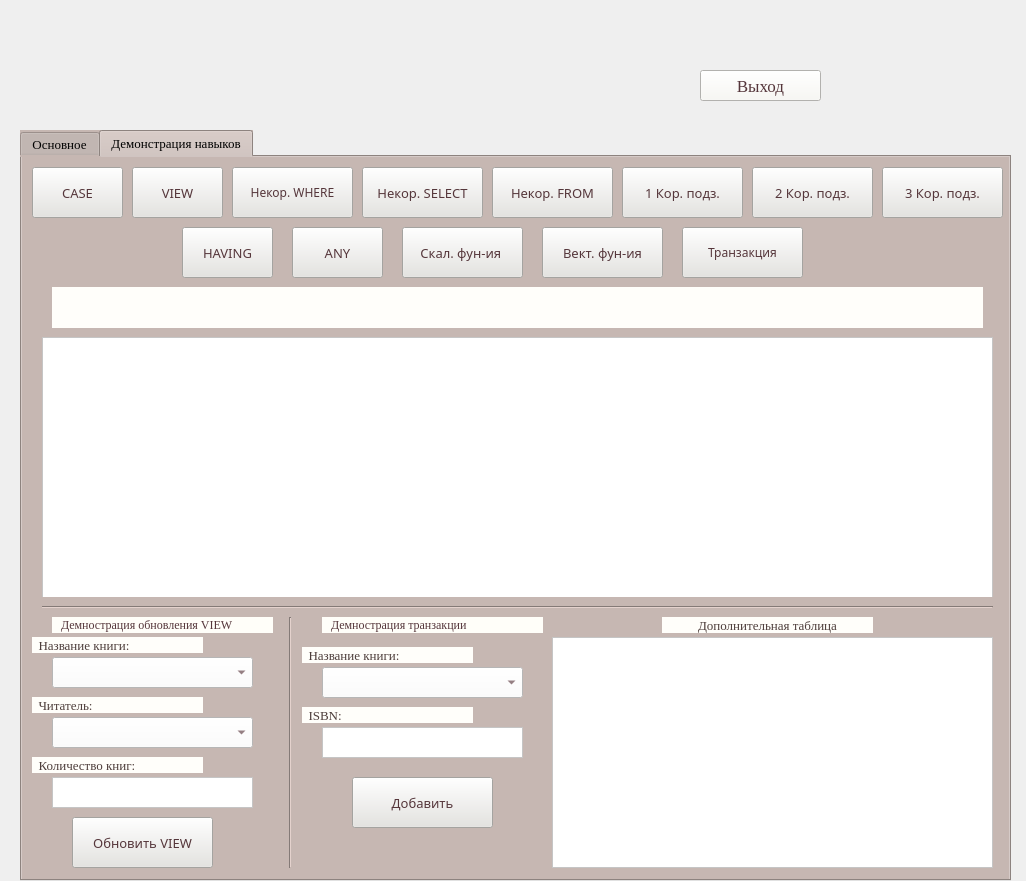
<?xml version="1.0" encoding="UTF-8"?>
<ui version="4.0">
 <class>LibWindow</class>
 <widget class="QMainWindow" name="LibWindow">
  <property name="geometry">
   <rect>
    <x>0</x>
    <y>0</y>
    <width>1026</width>
    <height>881</height>
   </rect>
  </property>
  <property name="minimumSize">
   <size>
    <width>1026</width>
    <height>881</height>
   </size>
  </property>
  <property name="maximumSize">
   <size>
    <width>1026</width>
    <height>881</height>
   </size>
  </property>
  <property name="windowTitle">
   <string>Librarian - Cataloging Department</string>
  </property>
  <property name="windowIcon">
   <iconset>
    <normaloff>Эмблема2.png</normaloff>Эмблема2.png</iconset>
  </property>
  <widget class="QWidget" name="centralwidget">
   <widget class="QTabWidget" name="tabWidget">
    <property name="geometry">
     <rect>
      <x>20</x>
      <y>130</y>
      <width>991</width>
      <height>751</height>
     </rect>
    </property>
    <property name="font">
     <font>
      <family>Georgia</family>
      <pointsize>10</pointsize>
     </font>
    </property>
    <property name="layoutDirection">
     <enum>Qt::LeftToRight</enum>
    </property>
    <property name="styleSheet">
     <string notr="true">background-color: rgb(198, 183, 178);</string>
    </property>
    <property name="tabPosition">
     <enum>QTabWidget::North</enum>
    </property>
    <property name="tabShape">
     <enum>QTabWidget::Rounded</enum>
    </property>
    <property name="currentIndex">
     <number>1</number>
    </property>
    <property name="elideMode">
     <enum>Qt::ElideNone</enum>
    </property>
    <property name="usesScrollButtons">
     <bool>false</bool>
    </property>
    <widget class="QWidget" name="info_table">
     <property name="layoutDirection">
      <enum>Qt::LeftToRight</enum>
     </property>
     <attribute name="title">
      <string>Основное</string>
     </attribute>
     <widget class="QPushButton" name="btn_book">
      <property name="geometry">
       <rect>
        <x>10</x>
        <y>20</y>
        <width>101</width>
        <height>41</height>
       </rect>
      </property>
      <property name="font">
       <font>
        <family>Sitka Small Semibold</family>
        <pointsize>10</pointsize>
       </font>
      </property>
      <property name="styleSheet">
       <string notr="true">background-color: rgb(249, 248, 243);
color: rgb(81, 52, 56);</string>
      </property>
      <property name="text">
       <string>Книги</string>
      </property>
     </widget>
     <widget class="QPushButton" name="btn_publish">
      <property name="geometry">
       <rect>
        <x>130</x>
        <y>20</y>
        <width>111</width>
        <height>41</height>
       </rect>
      </property>
      <property name="font">
       <font>
        <family>Sitka Small Semibold</family>
        <pointsize>10</pointsize>
       </font>
      </property>
      <property name="styleSheet">
       <string notr="true">background-color: rgb(249, 248, 243);
color: rgb(81, 52, 56);</string>
      </property>
      <property name="text">
       <string>Издательства</string>
      </property>
     </widget>
     <widget class="QPushButton" name="btn_keeping">
      <property name="geometry">
       <rect>
        <x>260</x>
        <y>20</y>
        <width>101</width>
        <height>41</height>
       </rect>
      </property>
      <property name="font">
       <font>
        <family>Sitka Small Semibold</family>
        <pointsize>10</pointsize>
       </font>
      </property>
      <property name="styleSheet">
       <string notr="true">background-color: rgb(249, 248, 243);
color: rgb(81, 52, 56);</string>
      </property>
      <property name="text">
       <string>Хранение</string>
      </property>
     </widget>
     <widget class="QPushButton" name="btn_order">
      <property name="geometry">
       <rect>
        <x>380</x>
        <y>20</y>
        <width>101</width>
        <height>41</height>
       </rect>
      </property>
      <property name="font">
       <font>
        <family>Sitka Small Semibold</family>
        <pointsize>10</pointsize>
       </font>
      </property>
      <property name="styleSheet">
       <string notr="true">background-color: rgb(249, 248, 243);
color: rgb(81, 52, 56);</string>
      </property>
      <property name="text">
       <string>Заказы</string>
      </property>
     </widget>
     <widget class="QTableView" name="tab_base">
      <property name="geometry">
       <rect>
        <x>20</x>
        <y>80</y>
        <width>941</width>
        <height>551</height>
       </rect>
      </property>
      <property name="styleSheet">
       <string notr="true">background-color: rgb(255, 255, 255);</string>
      </property>
     </widget>
     <widget class="QPushButton" name="btn_reader">
      <property name="geometry">
       <rect>
        <x>500</x>
        <y>20</y>
        <width>101</width>
        <height>41</height>
       </rect>
      </property>
      <property name="font">
       <font>
        <family>Sitka Small Semibold</family>
        <pointsize>10</pointsize>
       </font>
      </property>
      <property name="styleSheet">
       <string notr="true">background-color: rgb(249, 248, 243);
color: rgb(81, 52, 56);</string>
      </property>
      <property name="text">
       <string>Читатели</string>
      </property>
     </widget>
     <widget class="QPushButton" name="btn_add">
      <property name="geometry">
       <rect>
        <x>100</x>
        <y>650</y>
        <width>131</width>
        <height>51</height>
       </rect>
      </property>
      <property name="font">
       <font>
        <family>Sitka Small Semibold</family>
        <pointsize>10</pointsize>
       </font>
      </property>
      <property name="styleSheet">
       <string notr="true">background-color: rgb(249, 248, 243);
color: rgb(81, 52, 56);</string>
      </property>
      <property name="text">
       <string>Добавить</string>
      </property>
     </widget>
     <widget class="QPushButton" name="btn_update">
      <property name="geometry">
       <rect>
        <x>400</x>
        <y>650</y>
        <width>131</width>
        <height>51</height>
       </rect>
      </property>
      <property name="font">
       <font>
        <family>Sitka Small Semibold</family>
        <pointsize>10</pointsize>
       </font>
      </property>
      <property name="styleSheet">
       <string notr="true">background-color: rgb(249, 248, 243);
color: rgb(81, 52, 56);</string>
      </property>
      <property name="text">
       <string>Изменить</string>
      </property>
     </widget>
     <widget class="QPushButton" name="btn_delete">
      <property name="geometry">
       <rect>
        <x>690</x>
        <y>650</y>
        <width>131</width>
        <height>51</height>
       </rect>
      </property>
      <property name="font">
       <font>
        <family>Sitka Small Semibold</family>
        <pointsize>10</pointsize>
       </font>
      </property>
      <property name="styleSheet">
       <string notr="true">background-color: rgb(249, 248, 243);
color: rgb(81, 52, 56);</string>
      </property>
      <property name="text">
       <string>Удалить</string>
      </property>
     </widget>
     <widget class="QPushButton" name="btn_history">
      <property name="geometry">
       <rect>
        <x>620</x>
        <y>20</y>
        <width>151</width>
        <height>41</height>
       </rect>
      </property>
      <property name="font">
       <font>
        <family>Sitka Small Semibold</family>
        <pointsize>10</pointsize>
       </font>
      </property>
      <property name="styleSheet">
       <string notr="true">background-color: rgb(249, 248, 243);
color: rgb(81, 52, 56);</string>
      </property>
      <property name="text">
       <string>Удаленные заказы</string>
      </property>
     </widget>
     <widget class="QPushButton" name="btn_relation">
      <property name="geometry">
       <rect>
        <x>790</x>
        <y>20</y>
        <width>181</width>
        <height>41</height>
       </rect>
      </property>
      <property name="font">
       <font>
        <family>Sitka Small Semibold</family>
        <pointsize>10</pointsize>
       </font>
      </property>
      <property name="styleSheet">
       <string notr="true">background-color: rgb(249, 248, 243);
color: rgb(81, 52, 56);</string>
      </property>
      <property name="text">
       <string>Связь издат. и книгами</string>
      </property>
     </widget>
    </widget>
    <widget class="QWidget" name="skills">
     <attribute name="title">
      <string>Демонстрация навыков</string>
     </attribute>
     <widget class="QPushButton" name="btn_case">
      <property name="geometry">
       <rect>
        <x>10</x>
        <y>10</y>
        <width>91</width>
        <height>51</height>
       </rect>
      </property>
      <property name="font">
       <font>
        <family>Sitka Small Semibold</family>
        <pointsize>10</pointsize>
       </font>
      </property>
      <property name="styleSheet">
       <string notr="true">background-color: rgb(229, 228, 224);
color: rgb(85, 54, 59);</string>
      </property>
      <property name="text">
       <string>CASE</string>
      </property>
     </widget>
     <widget class="QPushButton" name="btn_view">
      <property name="geometry">
       <rect>
        <x>110</x>
        <y>10</y>
        <width>91</width>
        <height>51</height>
       </rect>
      </property>
      <property name="font">
       <font>
        <family>Sitka Small Semibold</family>
        <pointsize>10</pointsize>
       </font>
      </property>
      <property name="styleSheet">
       <string notr="true">background-color: rgb(229, 228, 224);
color: rgb(85, 54, 59);</string>
      </property>
      <property name="text">
       <string>VIEW</string>
      </property>
     </widget>
     <widget class="QPushButton" name="btn_skal_func">
      <property name="geometry">
       <rect>
        <x>380</x>
        <y>70</y>
        <width>121</width>
        <height>51</height>
       </rect>
      </property>
      <property name="font">
       <font>
        <family>Sitka Small Semibold</family>
        <pointsize>10</pointsize>
       </font>
      </property>
      <property name="styleSheet">
       <string notr="true">background-color: rgb(229, 228, 224);
color: rgb(85, 54, 59);</string>
      </property>
      <property name="text">
       <string>Скал. фун-ия </string>
      </property>
     </widget>
     <widget class="QPushButton" name="btn_nkor_where">
      <property name="geometry">
       <rect>
        <x>210</x>
        <y>10</y>
        <width>121</width>
        <height>51</height>
       </rect>
      </property>
      <property name="font">
       <font>
        <family>Sitka Small Semibold</family>
        <pointsize>9</pointsize>
       </font>
      </property>
      <property name="styleSheet">
       <string notr="true">background-color: rgb(229, 228, 224);
color: rgb(85, 54, 59);</string>
      </property>
      <property name="text">
       <string>Некор. WHERE</string>
      </property>
     </widget>
     <widget class="QPushButton" name="btn_nkor_select">
      <property name="geometry">
       <rect>
        <x>340</x>
        <y>10</y>
        <width>121</width>
        <height>51</height>
       </rect>
      </property>
      <property name="font">
       <font>
        <family>Sitka Small Semibold</family>
        <pointsize>10</pointsize>
       </font>
      </property>
      <property name="styleSheet">
       <string notr="true">background-color: rgb(229, 228, 224);
color: rgb(85, 54, 59);</string>
      </property>
      <property name="text">
       <string>Некор. SELECT</string>
      </property>
     </widget>
     <widget class="QPushButton" name="btn_nkor_from">
      <property name="geometry">
       <rect>
        <x>470</x>
        <y>10</y>
        <width>121</width>
        <height>51</height>
       </rect>
      </property>
      <property name="font">
       <font>
        <family>Sitka Small Semibold</family>
        <pointsize>10</pointsize>
       </font>
      </property>
      <property name="styleSheet">
       <string notr="true">background-color: rgb(229, 228, 224);
color: rgb(85, 54, 59);</string>
      </property>
      <property name="text">
       <string>Некор. FROM</string>
      </property>
     </widget>
     <widget class="QPushButton" name="btn_kor_1">
      <property name="geometry">
       <rect>
        <x>600</x>
        <y>10</y>
        <width>121</width>
        <height>51</height>
       </rect>
      </property>
      <property name="font">
       <font>
        <family>Sitka Small Semibold</family>
        <pointsize>10</pointsize>
       </font>
      </property>
      <property name="styleSheet">
       <string notr="true">background-color: rgb(229, 228, 224);
color: rgb(85, 54, 59);</string>
      </property>
      <property name="text">
       <string>1 Кор. подз.</string>
      </property>
     </widget>
     <widget class="QPushButton" name="btn_having">
      <property name="geometry">
       <rect>
        <x>160</x>
        <y>70</y>
        <width>91</width>
        <height>51</height>
       </rect>
      </property>
      <property name="font">
       <font>
        <family>Sitka Small Semibold</family>
        <pointsize>10</pointsize>
       </font>
      </property>
      <property name="styleSheet">
       <string notr="true">background-color: rgb(229, 228, 224);
color: rgb(85, 54, 59);</string>
      </property>
      <property name="text">
       <string>HAVING</string>
      </property>
     </widget>
     <widget class="QPushButton" name="btn_kor_2">
      <property name="geometry">
       <rect>
        <x>730</x>
        <y>10</y>
        <width>121</width>
        <height>51</height>
       </rect>
      </property>
      <property name="font">
       <font>
        <family>Sitka Small Semibold</family>
        <pointsize>10</pointsize>
       </font>
      </property>
      <property name="styleSheet">
       <string notr="true">background-color: rgb(229, 228, 224);
color: rgb(85, 54, 59);</string>
      </property>
      <property name="text">
       <string>2 Кор. подз.</string>
      </property>
     </widget>
     <widget class="QPushButton" name="btn_any">
      <property name="geometry">
       <rect>
        <x>270</x>
        <y>70</y>
        <width>91</width>
        <height>51</height>
       </rect>
      </property>
      <property name="font">
       <font>
        <family>Sitka Small Semibold</family>
        <pointsize>10</pointsize>
       </font>
      </property>
      <property name="styleSheet">
       <string notr="true">background-color: rgb(229, 228, 224);
color: rgb(85, 54, 59);</string>
      </property>
      <property name="text">
       <string>ANY</string>
      </property>
     </widget>
     <widget class="QTableView" name="tab_skils">
      <property name="geometry">
       <rect>
        <x>20</x>
        <y>180</y>
        <width>951</width>
        <height>261</height>
       </rect>
      </property>
      <property name="styleSheet">
       <string notr="true">background-color: rgb(255, 255, 255);</string>
      </property>
     </widget>
     <widget class="QPushButton" name="btn_vect_func">
      <property name="geometry">
       <rect>
        <x>520</x>
        <y>70</y>
        <width>121</width>
        <height>51</height>
       </rect>
      </property>
      <property name="font">
       <font>
        <family>Sitka Small Semibold</family>
        <pointsize>10</pointsize>
       </font>
      </property>
      <property name="styleSheet">
       <string notr="true">background-color: rgb(229, 228, 224);
color: rgb(85, 54, 59);</string>
      </property>
      <property name="text">
       <string>Вект. фун-ия</string>
      </property>
     </widget>
     <widget class="QLabel" name="lab_text">
      <property name="geometry">
       <rect>
        <x>30</x>
        <y>130</y>
        <width>931</width>
        <height>41</height>
       </rect>
      </property>
      <property name="font">
       <font>
        <family>Georgia</family>
        <pointsize>10</pointsize>
        <italic>true</italic>
       </font>
      </property>
      <property name="styleSheet">
       <string notr="true">background-color: rgb(255, 254, 250);</string>
      </property>
      <property name="text">
       <string/>
      </property>
      <property name="alignment">
       <set>Qt::AlignCenter</set>
      </property>
     </widget>
     <widget class="QPushButton" name="btn_kor_3">
      <property name="geometry">
       <rect>
        <x>860</x>
        <y>10</y>
        <width>121</width>
        <height>51</height>
       </rect>
      </property>
      <property name="font">
       <font>
        <family>Sitka Small Semibold</family>
        <pointsize>10</pointsize>
       </font>
      </property>
      <property name="styleSheet">
       <string notr="true">background-color: rgb(229, 228, 224);
color: rgb(85, 54, 59);</string>
      </property>
      <property name="text">
       <string>3 Кор. подз.</string>
      </property>
     </widget>
     <widget class="Line" name="line">
      <property name="geometry">
       <rect>
        <x>20</x>
        <y>440</y>
        <width>951</width>
        <height>20</height>
       </rect>
      </property>
      <property name="orientation">
       <enum>Qt::Horizontal</enum>
      </property>
     </widget>
     <widget class="QLabel" name="lab_naz">
      <property name="geometry">
       <rect>
        <x>30</x>
        <y>460</y>
        <width>221</width>
        <height>16</height>
       </rect>
      </property>
      <property name="font">
       <font>
        <family>Georgia</family>
        <pointsize>9</pointsize>
       </font>
      </property>
      <property name="styleSheet">
       <string notr="true">background-color: rgb(255, 254, 249);
color: rgb(85, 54, 59);</string>
      </property>
      <property name="text">
       <string>   Демнострация обновления VIEW</string>
      </property>
     </widget>
     <widget class="QComboBox" name="cB_book_v">
      <property name="geometry">
       <rect>
        <x>30</x>
        <y>500</y>
        <width>201</width>
        <height>31</height>
       </rect>
      </property>
      <property name="styleSheet">
       <string notr="true">background-color: rgb(255, 255, 255);
color: rgb(88, 53, 59);</string>
      </property>
     </widget>
     <widget class="QLabel" name="lab_naz_nameb_v">
      <property name="geometry">
       <rect>
        <x>10</x>
        <y>480</y>
        <width>171</width>
        <height>16</height>
       </rect>
      </property>
      <property name="font">
       <font>
        <family>Georgia</family>
        <pointsize>10</pointsize>
       </font>
      </property>
      <property name="styleSheet">
       <string notr="true">background-color: rgb(255, 254, 250);
color: rgb(77, 61, 58);</string>
      </property>
      <property name="text">
       <string>  Название книги:</string>
      </property>
     </widget>
     <widget class="QLabel" name="lab_naz_read_v">
      <property name="geometry">
       <rect>
        <x>10</x>
        <y>540</y>
        <width>171</width>
        <height>16</height>
       </rect>
      </property>
      <property name="font">
       <font>
        <family>Georgia</family>
        <pointsize>10</pointsize>
       </font>
      </property>
      <property name="styleSheet">
       <string notr="true">background-color: rgb(255, 254, 250);
color: rgb(77, 61, 58);</string>
      </property>
      <property name="text">
       <string>  Читатель:</string>
      </property>
     </widget>
     <widget class="QComboBox" name="cB_read_v">
      <property name="geometry">
       <rect>
        <x>30</x>
        <y>560</y>
        <width>201</width>
        <height>31</height>
       </rect>
      </property>
      <property name="styleSheet">
       <string notr="true">background-color: rgb(255, 255, 255);
color: rgb(88, 53, 59);</string>
      </property>
     </widget>
     <widget class="QLabel" name="lab_naz_numb_v">
      <property name="geometry">
       <rect>
        <x>10</x>
        <y>600</y>
        <width>171</width>
        <height>16</height>
       </rect>
      </property>
      <property name="font">
       <font>
        <family>Georgia</family>
        <pointsize>10</pointsize>
       </font>
      </property>
      <property name="styleSheet">
       <string notr="true">background-color: rgb(255, 254, 250);
color: rgb(77, 61, 58);</string>
      </property>
      <property name="text">
       <string>  Количество книг:</string>
      </property>
     </widget>
     <widget class="QTextEdit" name="te_numb_v">
      <property name="geometry">
       <rect>
        <x>30</x>
        <y>620</y>
        <width>201</width>
        <height>31</height>
       </rect>
      </property>
      <property name="font">
       <font>
        <family>Georgia</family>
        <pointsize>9</pointsize>
       </font>
      </property>
      <property name="styleSheet">
       <string notr="true">background-color: rgb(255, 255, 255);
color: rgb(85, 54, 59);</string>
      </property>
     </widget>
     <widget class="QPushButton" name="btn_view_up">
      <property name="geometry">
       <rect>
        <x>50</x>
        <y>660</y>
        <width>141</width>
        <height>51</height>
       </rect>
      </property>
      <property name="font">
       <font>
        <family>Sitka Small Semibold</family>
        <pointsize>10</pointsize>
       </font>
      </property>
      <property name="styleSheet">
       <string notr="true">background-color: rgb(229, 228, 224);
color: rgb(85, 54, 59);</string>
      </property>
      <property name="text">
       <string>Обновить VIEW</string>
      </property>
     </widget>
     <widget class="Line" name="line_2">
      <property name="geometry">
       <rect>
        <x>260</x>
        <y>460</y>
        <width>16</width>
        <height>251</height>
       </rect>
      </property>
      <property name="orientation">
       <enum>Qt::Vertical</enum>
      </property>
     </widget>
     <widget class="QPushButton" name="btn_tranz">
      <property name="geometry">
       <rect>
        <x>660</x>
        <y>70</y>
        <width>121</width>
        <height>51</height>
       </rect>
      </property>
      <property name="font">
       <font>
        <family>Sitka Small Semibold</family>
        <pointsize>9</pointsize>
       </font>
      </property>
      <property name="styleSheet">
       <string notr="true">background-color: rgb(229, 228, 224);
color: rgb(85, 54, 59);</string>
      </property>
      <property name="text">
       <string>Транзакция</string>
      </property>
     </widget>
     <widget class="QLabel" name="lab_naz_2">
      <property name="geometry">
       <rect>
        <x>300</x>
        <y>460</y>
        <width>221</width>
        <height>16</height>
       </rect>
      </property>
      <property name="font">
       <font>
        <family>Georgia</family>
        <pointsize>9</pointsize>
       </font>
      </property>
      <property name="styleSheet">
       <string notr="true">background-color: rgb(255, 254, 249);
color: rgb(85, 54, 59);</string>
      </property>
      <property name="text">
       <string>   Демнострация транзакции</string>
      </property>
     </widget>
     <widget class="QLabel" name="lab_naz_nameb_tz">
      <property name="geometry">
       <rect>
        <x>280</x>
        <y>490</y>
        <width>171</width>
        <height>16</height>
       </rect>
      </property>
      <property name="font">
       <font>
        <family>Georgia</family>
        <pointsize>10</pointsize>
       </font>
      </property>
      <property name="styleSheet">
       <string notr="true">background-color: rgb(255, 254, 250);
color: rgb(77, 61, 58);</string>
      </property>
      <property name="text">
       <string>  Название книги:</string>
      </property>
     </widget>
     <widget class="QPushButton" name="btn_tz_ad">
      <property name="geometry">
       <rect>
        <x>330</x>
        <y>620</y>
        <width>141</width>
        <height>51</height>
       </rect>
      </property>
      <property name="font">
       <font>
        <family>Sitka Small Semibold</family>
        <pointsize>10</pointsize>
       </font>
      </property>
      <property name="styleSheet">
       <string notr="true">background-color: rgb(229, 228, 224);
color: rgb(85, 54, 59);</string>
      </property>
      <property name="text">
       <string>Добавить</string>
      </property>
     </widget>
     <widget class="QTableView" name="tab_tz">
      <property name="geometry">
       <rect>
        <x>530</x>
        <y>480</y>
        <width>441</width>
        <height>231</height>
       </rect>
      </property>
      <property name="styleSheet">
       <string notr="true">background-color: rgb(255, 255, 255);</string>
      </property>
     </widget>
     <widget class="QLabel" name="lab_naz_nameb_v_3">
      <property name="geometry">
       <rect>
        <x>640</x>
        <y>460</y>
        <width>211</width>
        <height>16</height>
       </rect>
      </property>
      <property name="font">
       <font>
        <family>Georgia</family>
        <pointsize>10</pointsize>
       </font>
      </property>
      <property name="styleSheet">
       <string notr="true">background-color: rgb(255, 254, 250);
color: rgb(77, 61, 58);</string>
      </property>
      <property name="text">
       <string>Дополнительная таблица</string>
      </property>
      <property name="alignment">
       <set>Qt::AlignCenter</set>
      </property>
     </widget>
     <widget class="QLabel" name="lab_naz_isbn_tz">
      <property name="geometry">
       <rect>
        <x>280</x>
        <y>550</y>
        <width>171</width>
        <height>16</height>
       </rect>
      </property>
      <property name="font">
       <font>
        <family>Georgia</family>
        <pointsize>10</pointsize>
       </font>
      </property>
      <property name="styleSheet">
       <string notr="true">background-color: rgb(255, 254, 250);
color: rgb(77, 61, 58);</string>
      </property>
      <property name="text">
       <string>  ISBN:</string>
      </property>
     </widget>
     <widget class="QTextEdit" name="te_isbn_tz">
      <property name="geometry">
       <rect>
        <x>300</x>
        <y>570</y>
        <width>201</width>
        <height>31</height>
       </rect>
      </property>
      <property name="font">
       <font>
        <family>Georgia</family>
        <pointsize>9</pointsize>
       </font>
      </property>
      <property name="styleSheet">
       <string notr="true">background-color: rgb(255, 255, 255);
color: rgb(85, 54, 59);</string>
      </property>
     </widget>
     <widget class="QComboBox" name="cB_book_tz">
      <property name="geometry">
       <rect>
        <x>300</x>
        <y>510</y>
        <width>201</width>
        <height>31</height>
       </rect>
      </property>
      <property name="styleSheet">
       <string notr="true">background-color: rgb(255, 255, 255);
color: rgb(88, 53, 59);</string>
      </property>
     </widget>
    </widget>
   </widget>
   <widget class="QLabel" name="lab_pic">
    <property name="geometry">
     <rect>
      <x>0</x>
      <y>0</y>
      <width>1031</width>
      <height>881</height>
     </rect>
    </property>
    <property name="text">
     <string/>
    </property>
    <property name="pixmap">
     <pixmap>lib1.png</pixmap>
    </property>
   </widget>
   <widget class="QPushButton" name="btn_exit">
    <property name="geometry">
     <rect>
      <x>700</x>
      <y>70</y>
      <width>121</width>
      <height>31</height>
     </rect>
    </property>
    <property name="font">
     <font>
      <family>Georgia</family>
      <pointsize>13</pointsize>
     </font>
    </property>
    <property name="styleSheet">
     <string notr="true">background-color: rgb(249, 248, 243);
color: rgb(85, 54, 59);</string>
    </property>
    <property name="text">
     <string>Выход</string>
    </property>
   </widget>
   <widget class="QLabel" name="lab_user_name">
    <property name="geometry">
     <rect>
      <x>590</x>
      <y>15</y>
      <width>271</width>
      <height>21</height>
     </rect>
    </property>
    <property name="font">
     <font>
      <family>Georgia</family>
      <pointsize>11</pointsize>
     </font>
    </property>
    <property name="styleSheet">
     <string notr="true">color: rgb(85, 55, 57);</string>
    </property>
    <property name="text">
     <string/>
    </property>
    <property name="alignment">
     <set>Qt::AlignCenter</set>
    </property>
   </widget>
   <zorder>lab_pic</zorder>
   <zorder>tabWidget</zorder>
   <zorder>btn_exit</zorder>
   <zorder>lab_user_name</zorder>
  </widget>
 </widget>
 <resources/>
 <connections/>
</ui>
